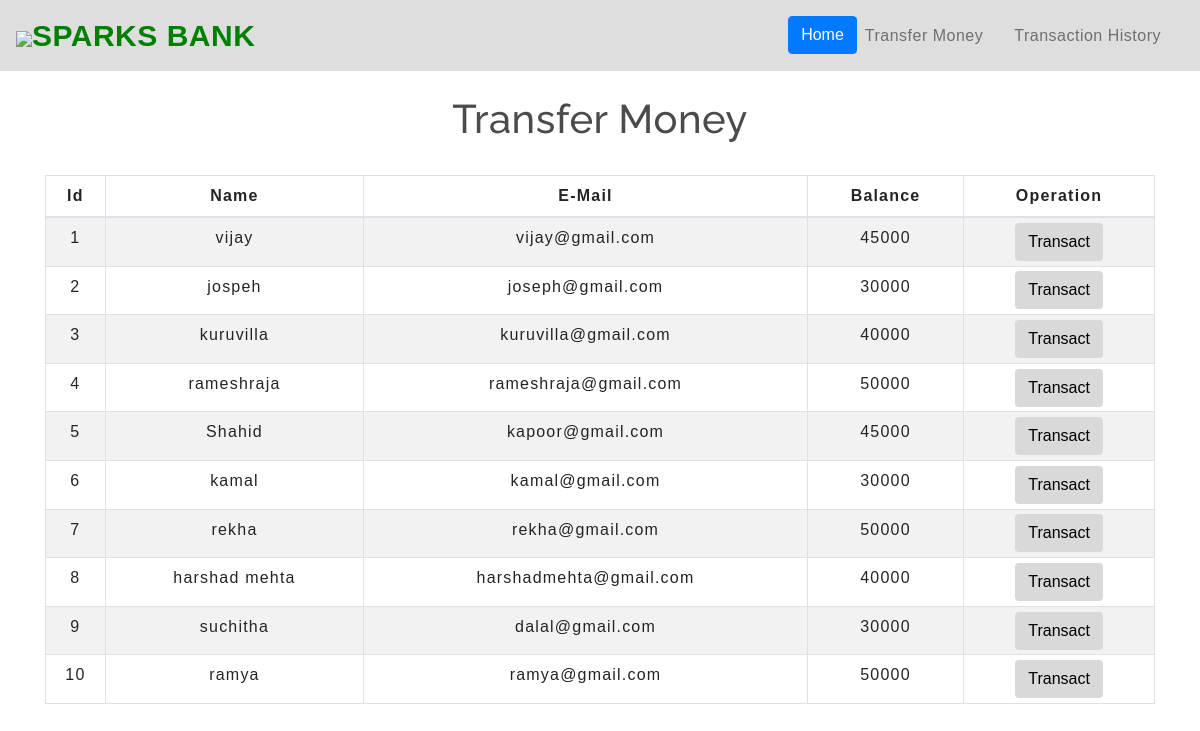
The app's page /transfermoney.php with its own data.
### tables this page shows
CREATE TABLE `users` (
  `id` int NOT NULL,
  `name` text NOT NULL,
  `email` varchar(30) NOT NULL,
  `balance` int NOT NULL
);

### transfermoney.php (the view, shortened to what this page needs)
<!DOCTYPE html>
<html lang="en">
<head>
    <link rel="stylesheet" href="https://maxcdn.bootstrapcdn.com/bootstrap/4.0.0/css/bootstrap.min.css">
    <link rel="stylesheet" type="text/css" href="css/table.css">
    <link rel="stylesheet" type="text/css" href="css/navbar.css">
</head>
<body>
<?php
    include 'config.php';
    $sql = "SELECT * FROM users";
    $result = mysqli_query($conn,$sql);
?>
<?php
  include 'navbar.php';
?>
<div class="container">
        <h2 class="text-center pt-4">Transfer Money</h2>
        <br>
            <div class="row">
                <div class="col">
                    <div class="table-responsive-sm">
                    <table class="table table-hover table-sm table-striped table-condensed table-bordered">
                        <thead>
                            <tr>
                            <th scope="col" class="text-center py-2">Id</th>
                            <th scope="col" class="text-center py-2">Name</th>
                            <th scope="col" class="text-center py-2">E-Mail</th>
                            <th scope="col" class="text-center py-2">Balance</th>
                            <th scope="col" class="text-center py-2">Operation</th>
                            </tr>
                        </thead>
                        <tbody>
                <?php
                    while($rows=mysqli_fetch_assoc($result)){
                ?>
                    <tr>
                        <td class="py-2"><?php echo $rows['id'] ?></td>
                        <td class="py-2"><?php echo $rows['name']?></td>
                        <td class="py-2"><?php echo $rows['email']?></td>
                        <td class="py-2"><?php echo $rows['balance']?></td>
                        <td><a href="selecteduserdetail.php?id= <?php echo $rows['id'] ;?>"> <button type="button" class="btn">Transact</button></a></td>
                    </tr>
                <?php
                    }
                ?>
                        </tbody>
                    </table>
                    </div>
                </div>
            </div>
         </div>
</body>
</html>

### navbar.php (shortened to what this page needs)
<nav class="navbar navbar-expand-sm navbar-light " style="background-color: #dedede ;">
  <a style="font-family:Cursive;font-size:30px;color:green;" class="navbar-brand" href="index.php"><img src="https://www.thesparksfoundationsingapore.org/images/logo_small.png" width="9%"></img><b>SPARKS BANK</b></a>
  <div class="collapse navbar-collapse" id="collapsibleNavbar">
    <ul class="navbar-nav ml-auto">
      <li class="nav-item">
        <a class="btn btn-primary" href="index.php">Home</a>
      </li>
      <li class="nav-item">
        <a class="nav-link" href="transfermoney.php">Transfer Money</a>
      </li>
      <li class="nav-item">
        <a class="nav-link" href="transactionhistory.php">Transaction History</a>
      </li>
  </div>
</nav>

### css/table.css (style rules this page uses)
* { padding: 0; margin: 0; box-sizing: border-box; font-family: sans-serif; }
h2 { font-size: 40px; }
table { letter-spacing: 1.2px; }
td { text-align: center; }
button { border:none; background: #d9d9d9; transition: 1s; }

### css/navbar.css (style rules this page uses)
.nav-link { margin-right: 15px; color:#2F363F; letter-spacing: 0.5px; transition: 0.5s; }
.navbar-brand { color: #4C4B4B; letter-spacing: 0.5px; }
h2 { color: #4C4B4B; letter-spacing: 0.5px; font-family: raleway; }

### transfermoney.php (style rules this page uses)
button { transition: 1.5s; }

### records on screen
users: id "1", name "vijay", email "vijay@gmail.com", balance "45000"
users: id "2", name "jospeh", email "joseph@gmail.com", balance "30000"
users: id "3", name "kuruvilla", email "kuruvilla@gmail.com", balance "40000"
users: id "4", name "rameshraja", email "rameshraja@gmail.com", balance "50000"
users: id "5", name "Shahid", email "kapoor@gmail.com", balance "45000"
users: id "6", name "kamal", email "kamal@gmail.com", balance "30000"
users: id "7", name "rekha", email "rekha@gmail.com", balance "50000"
users: id "8", name "harshad mehta", email "harshadmehta@gmail.com", balance "40000"
users: id "9", name "suchitha", email "dalal@gmail.com", balance "30000"
users: id "10", name "ramya", email "ramya@gmail.com", balance "50000"
